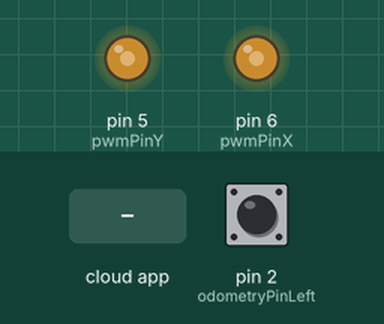
Recording of a sketch running on a simulated Arduino Uno, built with avr-gcc and run on an emulated ATmega328P. Parts: output pins drawn as LEDs (lit = HIGH). The inputs (shaded band) are chosen by the test bench; at power-on: pin 2 (odometryPinLeft) LOW. The ROS host is connected and sends only what is stated.

Above: at 1.2 s.
1.3 s: the phone or cloud app sets channel_x to 0
At 2.1 s:
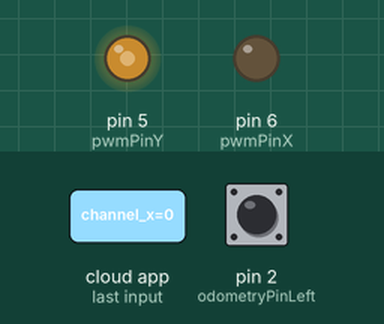
2.8 s: the phone or cloud app sets channel_y to 0
At 3.3 s:
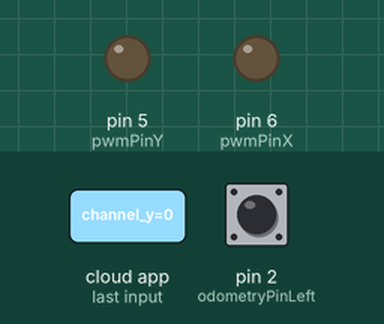
4.3 s: the phone or cloud app sets channel_x to 45
At 5.5 s:
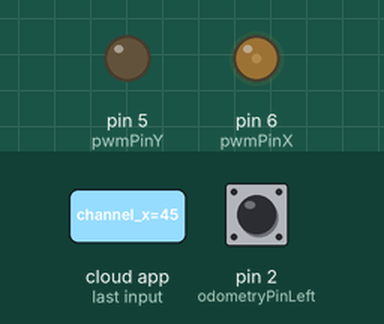
5.8 s: the phone or cloud app sets channel_y to 45
At 6.8 s:
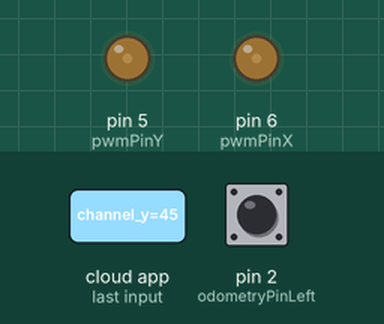
7.3 s: the phone or cloud app sets channel_x to 90
At 7.9 s:
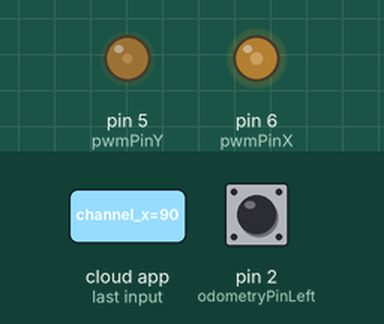
8.8 s: the phone or cloud app sets channel_y to 90
At 10.3 s:
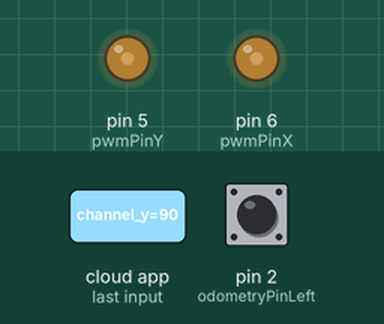
Timing chart, 0 to 11.3 s (numbered marks = the images above; inputs shaded):
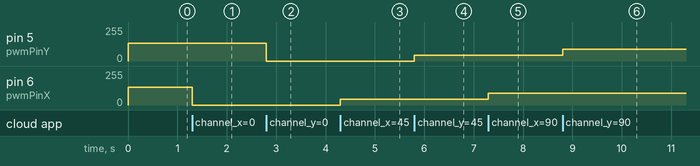

The sketch:

left_odometer.ino
```cpp
#include <ros.h>
#include <std_msgs/Int16.h>
#include <std_msgs/Bool.h>

#define pwmPinY 5
#define pwmPinX 6
#define stopped 135
#define odometryPinLeft 2

unsigned int left_counter = 0;
bool odometry_state = false;

unsigned int sensor_counter_left = 0;
unsigned int pub_counter_left = 0;


void getDirectionFromTopicX(const std_msgs::Int16 &pwm) {
  moveX(pwm.data);
}

void getDirectionFromTopicY(const std_msgs::Int16 &pwm) {
  moveY(pwm.data);
}

void clearCounter(const std_msgs::Bool &shouldClear) {
  if (shouldClear.data)
    left_counter = 0;
}

ros::NodeHandle  node;
std_msgs::Int16 value_odometry_left;
ros::Publisher odometry_pub_left("left_sensor", &value_odometry_left);
ros::Subscriber<std_msgs::Int16> movement_x("channel_x", &getDirectionFromTopicX);
ros::Subscriber<std_msgs::Int16> movement_y("channel_y", &getDirectionFromTopicY);
ros::Subscriber<std_msgs::Bool> clear_counter("pattern", &clearCounter);

void setup() {
  Serial.begin(9600);
  pinMode(odometryPinLeft, INPUT);
  pinMode(pwmPinY, OUTPUT);
  pinMode(pwmPinX, OUTPUT);

  analogWrite(pwmPinY, stopped);
  analogWrite(pwmPinX, stopped);

  node.initNode();
  node.advertise(odometry_pub_left);
  node.subscribe(movement_x);
  node.subscribe(movement_y);
  node.subscribe(clear_counter);

  attachInterrupt(digitalPinToInterrupt(odometryPinLeft), counterLeft, RISING);
}

void loop() {
  /*int odometry_sensor = digitalRead(odometryPin);
  if (odometry_sensor == 1 && !odometry_state) {
    odometry_state = true;
    value_odometry.data = left_counter++;
    odometry_pub.publish(&value_odometry);
  } else if (odometry_sensor == 0 && odometry_state) {
    odometry_state = false;
  }
  node.spinOnce();*/

  if (pub_counter_left >= 10)
  {
    value_odometry_left.data = 4 * left_counter;
    odometry_pub_left.publish(&value_odometry_left);
    pub_counter_left = 0;
  }
  node.spinOnce();
}

void moveX(int pwm) {
  analogWrite(pwmPinX, pwm);
}

void moveY(int pwm) {
  analogWrite(pwmPinY, pwm);
}

void counterLeft()
{
  sensor_counter_left++;
  if (sensor_counter_left >= 4)
  {
    sensor_counter_left = 0;
    pub_counter_left++;
    left_counter++;
  }
}
```

Measured:
- after the input at 1.3 s, pin 6 (pwmPinX): 135/255 → 0/255 at once
- after the input at 2.8 s, pin 5 (pwmPinY): 135/255 → 0/255 at once
- after the input at 4.3 s, pin 6 (pwmPinX): 0/255 → 45/255 at once
- after the input at 5.8 s, pin 5 (pwmPinY): 0/255 → 45/255 at once
- after the input at 7.3 s, pin 6 (pwmPinX): 45/255 → 90/255 at once
- after the input at 8.8 s, pin 5 (pwmPinY): 45/255 → 90/255 at once
